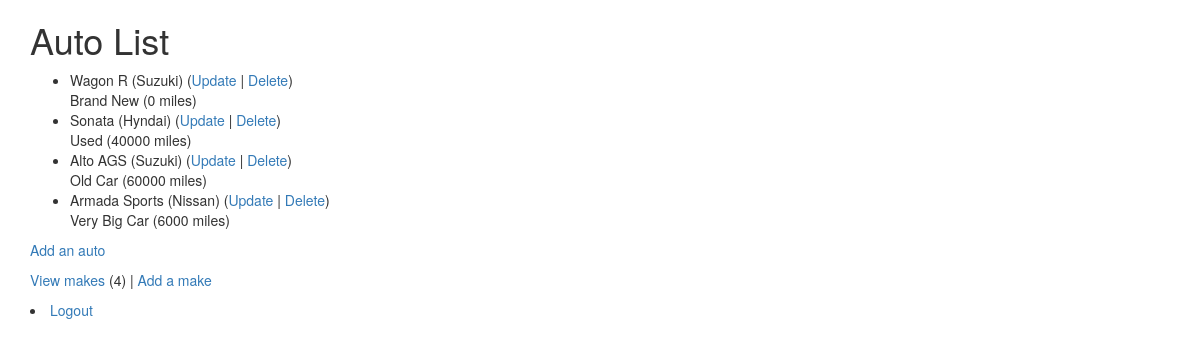
The page /autos/ (signed in) on the database its author committed.
### autos/models.py (models this page shows, shortened)
class Auto(models.Model):
    nickname = models.CharField(
            max_length=200,
            validators=[MinLengthValidator(2, "Nickname must be greater than 1 character")]
    )
    mileage = models.PositiveIntegerField()
    comments = models.CharField(max_length=300)
    make = models.ForeignKey('Make', on_delete=models.CASCADE, null=False)

class Make(models.Model):
    name = models.CharField(
            max_length=200,
            help_text='Enter a make (e.g. Dodge)',
            validators=[MinLengthValidator(2, "Make must be greater than 1 character")]
    )
    def __str__(self):
        return self.name

### autos/views.py (the view)
# urls.py: path('', views.MainView.as_view(), name='all'),
class MainView(LoginRequiredMixin, View):
    def get(self, request):
        mc = Make.objects.all().count()
        al = Auto.objects.all()
        ctx = {'make_count': mc, 'auto_list': al}
        return render(request, 'autos/auto_list.html', ctx)

### autos/templates/autos/auto_list.html
{% extends "base_bootstrap.html" %}
{% block content %}
  <h1>Auto List</h1>
  {% if auto_list %}
  <ul>
    {% for auto in auto_list %}
      <li>
          {{ auto.nickname }} ({{ auto.make }})
          (<a href="{% url 'autos:auto_update' auto.id %}">Update</a> |
          <a href="{% url 'autos:auto_delete' auto.id %}">Delete</a>) <br/>
          {{ auto.comments }} ({{ auto.mileage }} miles)
      </li>
    {% endfor %}
  </ul>
  {% else %}
    <p>There are no autos in the library.</p>
  {% endif %}
  <p>
    {% if make_count > 0 %}
      <a href="{% url 'autos:auto_create' %}">Add an auto</a>
    {% else %}
      Please add a make before you add an auto.
    {% endif %}
  </p>
  <p>
  <a href="{% url 'autos:make_list' %}">View makes</a> ({{ make_count }}) |
    <a href="{% url 'autos:make_create' %}">Add a make</a>
  </p>
   <li><a href="{% url 'logout' %}">Logout</a></li>
{% endblock %}

### home/templates/base_bootstrap.html (shortened to what this page needs)
<!DOCTYPE html>
<html>
<head>
<link rel="stylesheet"
    href="https://maxcdn.bootstrapcdn.com/bootstrap/3.4.1/css/bootstrap.min.css"
>
<link rel="stylesheet"
    href="https://maxcdn.bootstrapcdn.com/bootstrap/3.4.1/css/bootstrap-theme.min.css"
>
<link rel="stylesheet"
    href="https://code.jquery.com/ui/1.12.1/themes/ui-lightness/jquery-ui.css"
>
<link rel="stylesheet" href="https://use.fontawesome.com/releases/v5.8.1/css/all.css">
<link rel="stylesheet" href="https://use.fontawesome.com/releases/v5.8.1/css/v4-shims.css">
</head>
<body>
<div class="container">
{% block content %}
{% endblock %}
</div>
</body>
</html>

### rows shown on the page
Auto: nickname "Wagon R", make "Suzuki", comments "Brand New", mileage "0"
Auto: nickname "Sonata", make "Hyndai", comments "Used", mileage "40000"
Auto: nickname "Alto AGS", make "Suzuki", comments "Old Car", mileage "60000"
Auto: nickname "Armada Sports", make "Nissan", comments "Very Big Car", mileage "6000"

### other values the page prints
{{ make_count }} "4"
